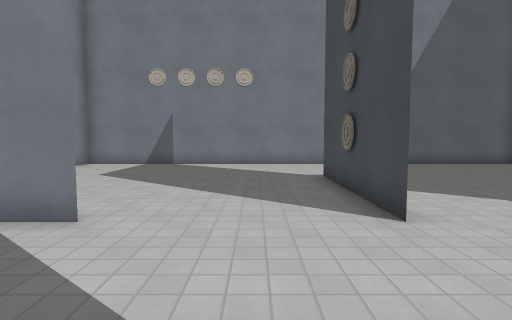
[1] (above)

13 first-person views from a walk through a Godot game level. The camera is 1.4 m above the floor, tilts 4° down and sees 80° across. The floor is counted in squares, 1.26 m on a side. Each view is taken from the middle of a square. On the plan, view 1 faces up. The plan holds only what a view shows up to about 13 squares ahead; the rest is blank. Surface patterns are stand-ins for the level's own textures.

[2]
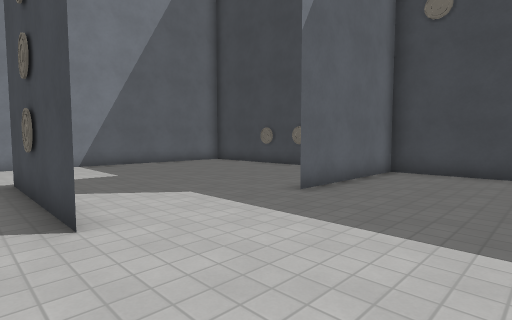

[3]
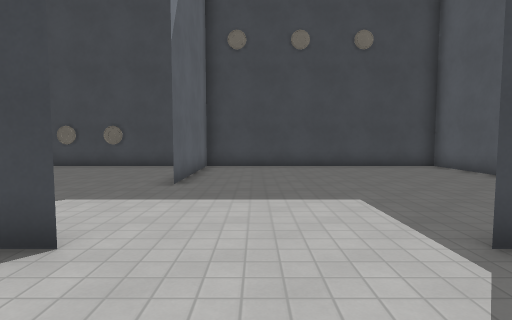

[4]
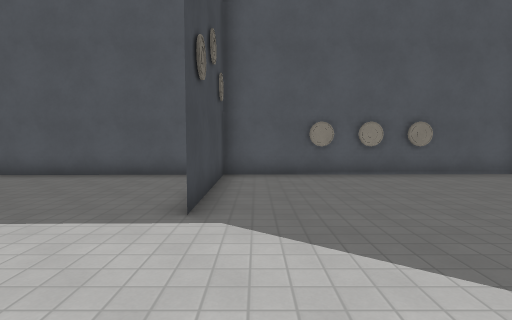

[5]
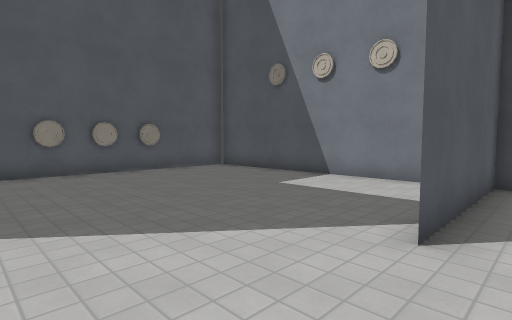

[6]
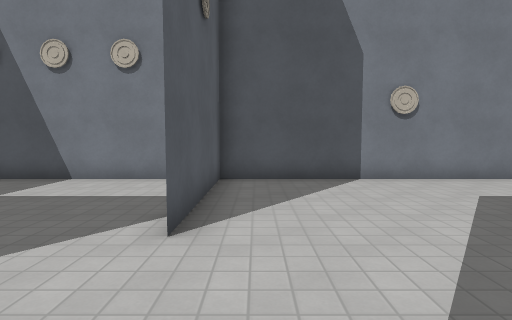

[7]
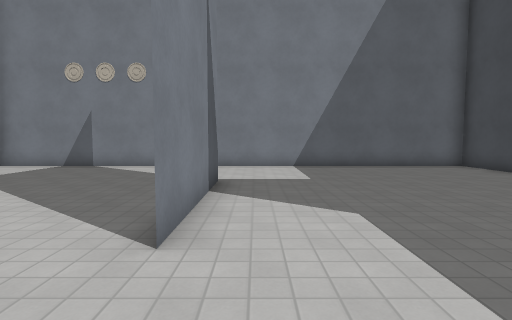

[8]
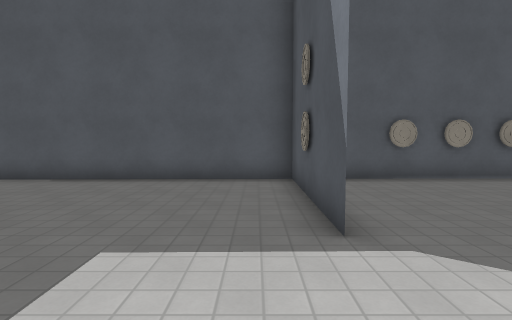

[9]
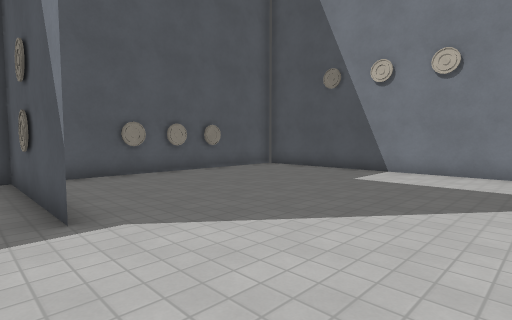

[10]
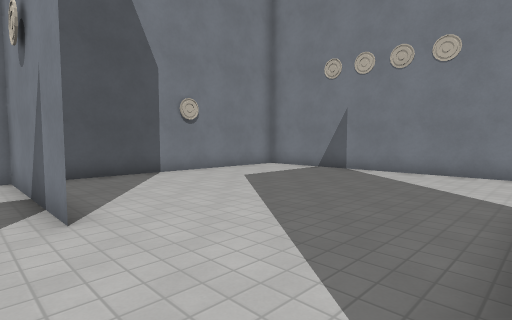

[11]
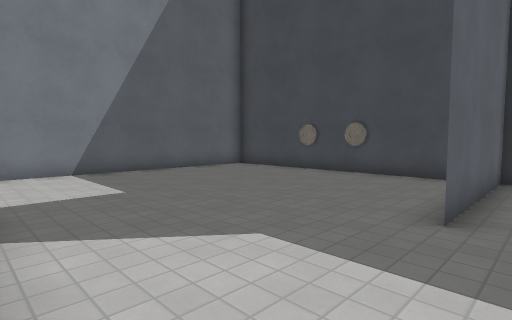

[12]
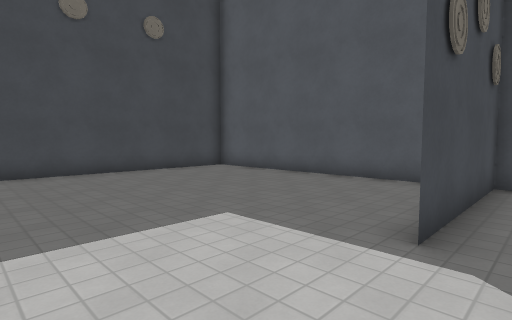

[13]
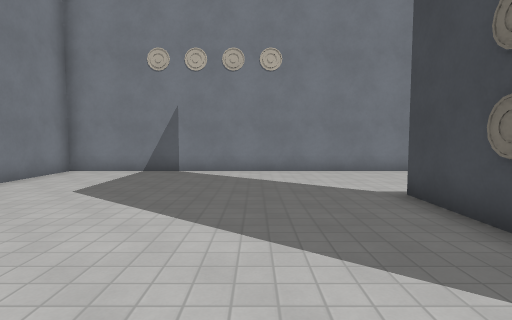

### Floor plan
Points are (right, up) in squares from view 1. A wall is a line through its corners. A room is listed if a view was taken in it or the views show most of it. See-through windows are left out.
Room 1 (views 1, 2, 3, 4, 5, 6, 7, 8, 9, 10, 11, 12, 13)
walls: (2, 3.9) (2, 5.5) (2, 4); (-2.2, 4) (-7.4, 4); (2, 7.4) (2, 9) (2, 7.4); (2, -0.2) (2, -5.4); (2, -2.5) (2, -0.4); (-7.5, 4) (-2.4, 4); (2, -5.5) (2, -3.4); (11.5, 4) (6.4, 4); (-7.1, -5.5) (11.4, -5.2) (11.4, 13.4) (-7.4, 13.4) (-7.4, -5.1)

Positions as (right, up) in squares from view 1, and headings:
1: (0, 0), facing up
2: (1, 0), facing up-right
3: (-1, 2), facing right
4: (1, 4), facing down
5: (1, 5), facing down-left
6: (1, 5), facing left
7: (3, 1), facing up
8: (3, 3), facing down
9: (3, 4), facing down-left
10: (2, 3), facing up-left
11: (2, 3), facing up-right
12: (1, 3), facing down-right
13: (-1, 3), facing up
